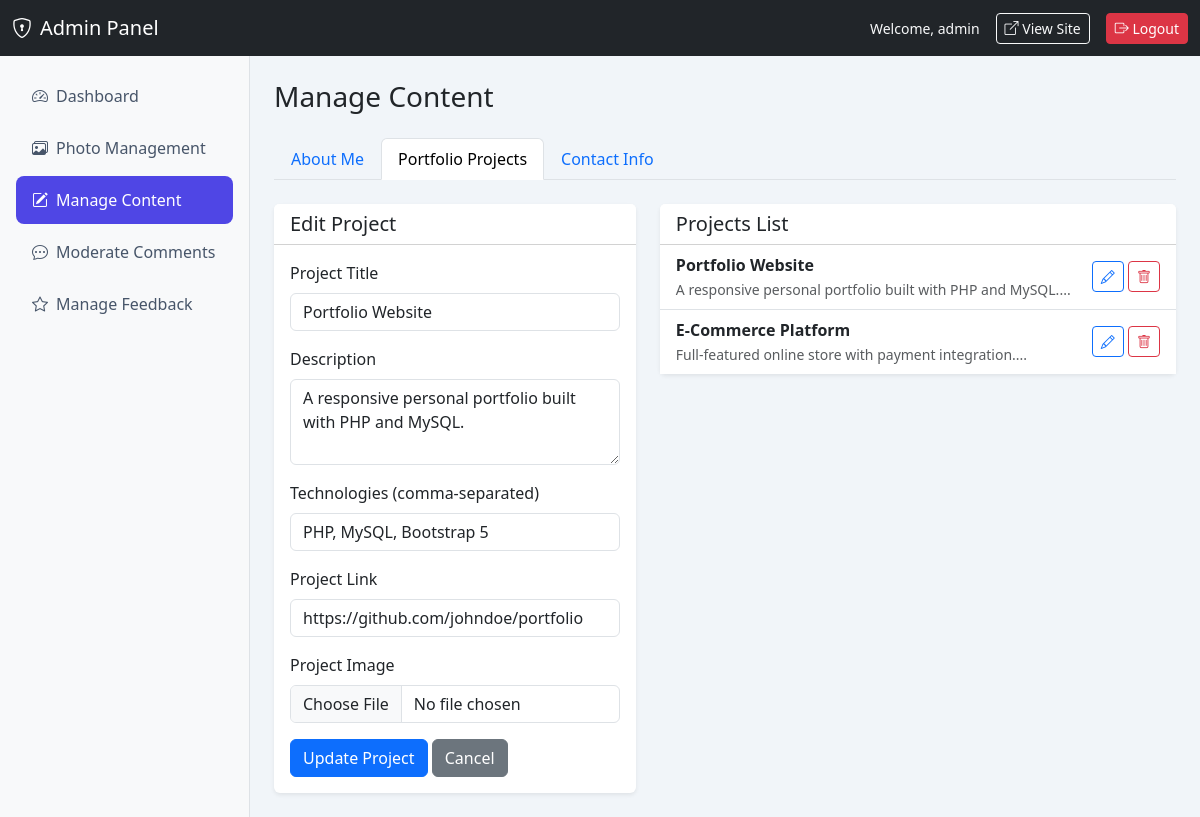
/admin/manage-content.php?tab=projects&edit_project=1 (signed in), run on the app's committed database.
### tables this page shows
CREATE TABLE IF NOT EXISTS projects (
    id INT UNSIGNED AUTO_INCREMENT PRIMARY KEY,
    title VARCHAR(150) NOT NULL,
    description TEXT,
    technologies VARCHAR(255),
    project_link VARCHAR(255),
    image_path VARCHAR(255),
    created_at TIMESTAMP DEFAULT CURRENT_TIMESTAMP
);

### includes/functions.php (called while the page is built, shortened)
<?php
function e(?string $value): string
{
    return htmlspecialchars($value ?? '', ENT_QUOTES | ENT_SUBSTITUTE, 'UTF-8');
}

### admin/manage-content.php (the view, shortened to what this page needs)
<?php
$pdo = getDBConnection();
$tab = sanitizeString($_GET['tab'] ?? 'about', 20);
$projects = $pdo->query('SELECT * FROM projects ORDER BY created_at DESC')->fetchAll();
$editProject = null;
if (isset($_GET['edit_project'])) {
    $stmt = $pdo->prepare('SELECT * FROM projects WHERE id = ?');
    $stmt->execute([(int) $_GET['edit_project']]);
    $editProject = $stmt->fetch() ?: null;
    $tab = 'projects';
}
$projects = $pdo->query('SELECT * FROM projects ORDER BY created_at DESC')->fetchAll();
require_once dirname(__DIR__) . '/includes/admin-header.php';
?>
<h1 class="h3 mb-4">Manage Content</h1>
<ul class="nav nav-tabs mb-4">
    <li class="nav-item"><a class="nav-link <?= $tab === 'about' ? 'active' : '' ?>" href="?tab=about">About Me</a></li>
    <li class="nav-item"><a class="nav-link <?= $tab === 'projects' ? 'active' : '' ?>" href="?tab=projects">Portfolio Projects</a></li>
    <li class="nav-item"><a class="nav-link <?= $tab === 'contact' ? 'active' : '' ?>" href="?tab=contact">Contact Info</a></li>
</ul>
<?php if ($tab === 'projects'): ?>
<div class="row g-4">
    <div class="col-lg-5">
        <div class="card border-0 shadow-sm">
            <div class="card-header bg-white"><h5 class="mb-0"><?= $editProject ? 'Edit Project' : 'Add Project' ?></h5></div>
            <div class="card-body">
                <form method="POST" enctype="multipart/form-data">
                    <div class="mb-3">
                        <label class="form-label">Project Title</label>
                        <input type="text" name="title" class="form-control" required value="<?= e($editProject['title'] ?? '') ?>">
                    </div>
                    <div class="mb-3">
                        <label class="form-label">Description</label>
                        <textarea name="description" class="form-control" rows="3"><?= e($editProject['description'] ?? '') ?></textarea>
                    </div>
                    <div class="mb-3">
                        <label class="form-label">Technologies (comma-separated)</label>
                        <input type="text" name="technologies" class="form-control" value="<?= e($editProject['technologies'] ?? '') ?>">
                    </div>
                    <div class="mb-3">
                        <label class="form-label">Project Link</label>
                        <input type="url" name="project_link" class="form-control" value="<?= e($editProject['project_link'] ?? '') ?>">
                    </div>
                    <div class="mb-3">
                        <label class="form-label">Project Image</label>
                        <input type="file" name="project_image" class="form-control" accept="image/jpeg,image/png,image/gif,image/webp">
                    </div>
                    <button type="submit" class="btn btn-primary"><?= $editProject ? 'Update' : 'Add' ?> Project</button>
                    <?php if ($editProject): ?><a href="?tab=projects" class="btn btn-secondary">Cancel</a><?php endif; ?>
                </form>
            </div>
        </div>
    </div>
    <div class="col-lg-7">
        <div class="card border-0 shadow-sm">
            <div class="card-header bg-white"><h5 class="mb-0">Projects List</h5></div>
            <div class="card-body p-0">
                <?php if (empty($projects)): ?>
                    <p class="text-muted p-3">No projects yet.</p>
                <?php else: ?>
                    <div class="list-group list-group-flush">
                        <?php foreach ($projects as $proj): ?>
                        <div class="list-group-item d-flex justify-content-between align-items-center">
                            <div>
                                <strong><?= e($proj['title']) ?></strong>
                                <br><small class="text-muted"><?= e(substr($proj['description'] ?? '', 0, 60)) ?>...</small>
                            </div>
                            <div>
                                <a href="?tab=projects&edit_project=<?= (int)$proj['id'] ?>" class="btn btn-sm btn-outline-primary"><i class="bi bi-pencil"></i></a>
                                <form method="POST" class="d-inline" onsubmit="return confirm('Delete project?')">
                                    <button class="btn btn-sm btn-outline-danger"><i class="bi bi-trash"></i></button>
                                </form>
                            </div>
                        </div>
                        <?php endforeach; ?>
                    </div>
                <?php endif; ?>
            </div>
        </div>
    </div>
</div>
<?php endif; ?>
<?php require_once dirname(__DIR__) . '/includes/admin-footer.php'; ?>

### assets/css/admin.css (style rules this page uses)
.admin-body { min-height: 100vh; background: #f1f5f9; }

### data on the page
projects: title "Portfolio Website", description "A responsive personal portfolio built with PHP and MySQL.", technologies "PHP, MySQL, Bootstrap 5", project_link "https://github.com/johndoe/portfolio"
projects: title "E-Commerce Platform", description "Full-featured online store with payment integration."

### other printed values
$_SESSION['username'] "admin"
